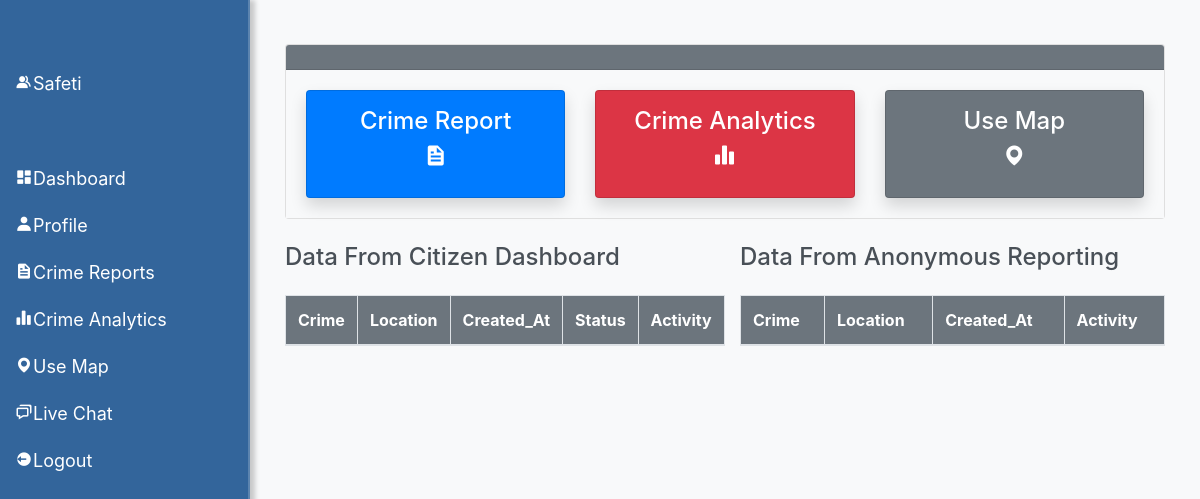
Page /agent/ (signed in) on the earlier database version.
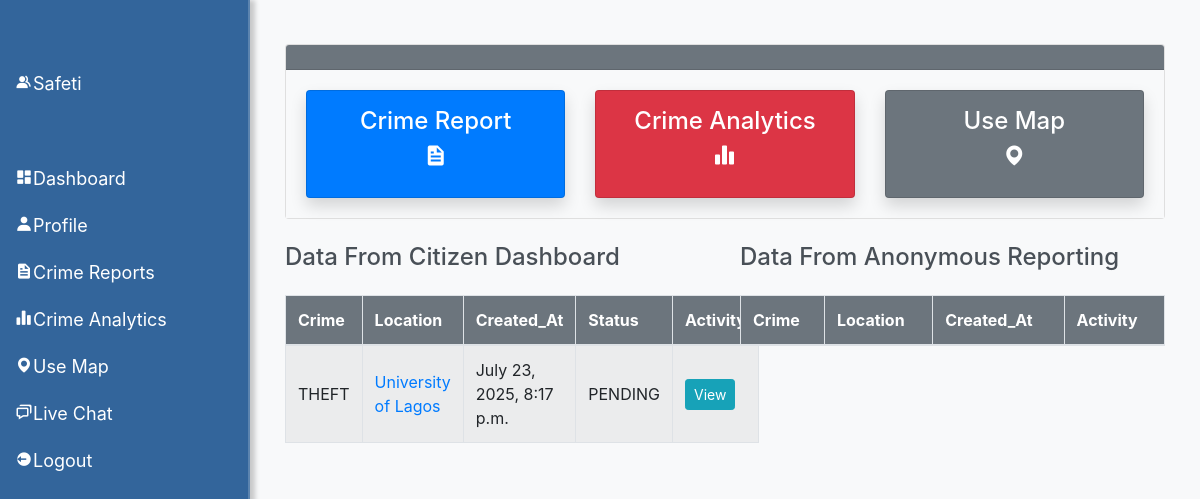
Same page on the later database version.
### dashboard/models.py (models this page shows, shortened)
class CitizenReport(models.Model):
    STATUS_CHOICES = [
        ('PENDING', 'Pending'),
        ('IN_PROGRESS', 'In Progress'),
        ('COMPLETED', 'Completed'),
    ]
    CRIME_CHOICES = [
        ('SELECT_CRIME', 'Select a crime'),  # Placeholder option
        ('THEFT', 'Theft'),
        ('MURDER', 'Murder'),
        ('KIDNAPPING', 'Kidnapping'),
        ('CYBERCRIME', 'Cybercrime'),
        ('BURGLARY', 'Burglary'),
        ('TRAFFICKING', 'Trafficking'),
        ('BANDITRY', 'Banditry'),
        ('MANSLAUGHTER', 'Manslaughter'),
        ('RAPE', 'Rape'),
        ('ROBBERY', 'Robbery'),
        ('EXAM_MALPRACTICE', 'Exam Malpractice'),
        ('ASSAULT', 'Assault'),
        ('FRAUD', 'Fraud'),
        ('VANDALISM', 'Vandalism'),
        ('CHILD ABUSE', 'Child Abuse'),
        ('ARSON', 'Arson'),
        ('CULTISM', 'Cultism'),
        ('OTHERS', 'Others'),
    ]
    DEFAULT_CRIME = 'SELECT_CRIME'  # Set default crime
    DEFAULT_STATUS = 'PENDING'  # Set default status
    user = models.ForeignKey(User, on_delete=models.CASCADE)
    crime = models.CharField(max_length=50, choices=CRIME_CHOICES, default=DEFAULT_CRIME)
    description = models.TextField()
    crime_location = models.CharField(max_length=100)
    image_evidence = models.ImageField(upload_to='crime_reports/')
    created_at = models.DateTimeField(auto_now_add=True)
    status = models.CharField(max_length=20, choices=STATUS_CHOICES, default=DEFAULT_STATUS)

### dashboard/views.py (the view)
# urls.py: path('agent/', views.agent_portal, name='agent-portal'),
@login_required(login_url='index')
def agent_portal(request):
    anonymous = AnonymousReport.objects.all()
    citizen = CitizenReport.objects.all()
    context = {
         'anonymous' : anonymous,
         'citizen' : citizen,
    }
    return render(request, 'agent.html', context)

### templates/agent.html (shortened to what this page needs)
<!DOCTYPE html>
<html lang="en">
<head>
	<link href='https://unpkg.com/boxicons@2.0.9/css/boxicons.min.css' rel='stylesheet'>
    <link rel="stylesheet" href="https://cdn.jsdelivr.net/npm/bootstrap@4.6.0/dist/css/bootstrap.min.css"
>
    <link rel="stylesheet" href="https://use.fontawesome.com/releases/v5.15.2/css/all.css"
>
</head>
<body>
	<div class="sidebar">
        <a href="#" class="navbar-brand text-white mb-5"><i class='bx bxs-group'></i>Safeti</a>
        <a href="#" class="text-decoration-none text-white"><i class='bx bxs-dashboard' ></i>Dashboard</a>
        <a href="#" class="text-decoration-none text-white"><i class='bx bxs-user'></i>Profile</a>
        <a href="{% url 'agent-portal' %}" class="text-decoration-none text-white"><i class='bx bxs-file'></i>Crime Reports</a>
        <a href="{% url 'stats' %}" class="text-decoration-none text-white"><i class='bx bxs-bar-chart-alt-2' ></i>Crime Analytics</a>
        <a href="{% url 'map' %}" class="text-decoration-none text-white"><i class='bx bxs-map'></i>Use Map</a>
    <a href="{% url 'chat' %}" class="text-decoration-none text-white"><i class='bx bx-chat'></i>Live Chat</a>
    <a href="{% url 'logout' %}" class="text-decoration-none text-white"><i class='bx bxs-log-out-circle' ></i>Logout</a>
    </div>
    <div class="content">
        <div class="container">
            <div class="row mt-4">
                <div class="col-md-12">
                    <div class="card">
                        <div class="card-header bg-secondary">
                        </div>
                        <div class="card-body">
                            <div class="row">
                                <div class="col-md-4">
                                    <a href="{% url 'agent-portal' %}" class="text-decoration-none">
                                        <div class="card my-card bg-primary shadow text-white text-center p-3">
                                            <h4>Crime Report </h4><h4><i class='bx bxs-file'></i></h4>
                                        </div>
                                    </a>
                                </div>
                                <div class="col-md-4">
                                    <a href="{% url 'stats' %}" class="text-decoration-none">
                                        <div class="card my-card bg-danger text-white shadow text-center p-3">
                                            <h4>Crime Analytics </h4><h4><i class='bx bxs-bar-chart-alt-2' ></i></h4>
                                        </div>
                                    </a>
                                </div>
                                <div class="col-md-4">
                                    <a href="{% url 'map' %}" class="text-decoration-none">
                                        <div class="card my-card bg-secondary text-white shadow text-center p-3">
                                            <h4>Use Map </h4><h4><i class='bx bxs-map'></i></h4>
                                        </div>
                                    </a>
                                </div>
                            </div>
                        </div>
                    </div>
                </div>
            </div>
        </div>
        <div class="container mt-4">
            <div class="row">
                <div class="col-md-6">
                    <table class="table table-bordered table-striped table-hover">
                        <h4 class="mb-4" style="color: #495057;">Data From Citizen Dashboard</h4>
                        <thead class="bg-secondary text-white">
                            <tr>
                                <th>Crime</th>
                                <th>Location</th>
								<th>Created_At</th>
                                <th>Status</th>
                                <th>Activity</th>
                            </tr>
                        </thead>
                        <tbody>
							{% for report in citizen %}
                            <tr>
                                <td>{{ report.crime }}</td>
                                <td><a href="{% url 'map' %}">{{ report.crime_location }}</a> </td>
								<td>{{ report.created_at }}</td>
                                <td>{{ report.status }}</td>
                                <td>
                                    <a href="{% url 'update_status' report.id %}"><button class="btn btn-info btn-sm">View</button></a>
                                </td>
                            </tr>
							{% endfor %}
                        </tbody>
                    </table>
                </div>
                <div class="col-md-6">
                    <table class="table table-bordered table-striped table-hover">
                        <h4 class="mb-4" style="color: #495057;">Data From Anonymous Reporting</h4>
                        <thead class="bg-secondary text-white">
                            <tr>
                                <th>Crime</th>
                                <th>Location</th>
                                <th>Created_At</th>
                                <th>Activity</th>
                            </tr>
                        </thead>
                    </table>
                </div>
            </div>
        </div>
    </div>
</body>
</html>

### templates/agent.html (style rules this page uses)
body { background-color: #f8f9fa; }
.sidebar { height: 100%; width: 250px; position: fixed; top: 0; left: 0; background: linear-gradient(to right, #33659b, #33659b); padding-top: 60px; z-index: 1000; transition: width 0.5s; box-shadow: 5px 0px 5px rgba(0, 0, 0, 0.2); border-right: 2px solid rgba(255, 255, 255, 0.2); }
.sidebar a { padding: 10px 15px; text-decoration: none; font-size: 18px; color: #333333; display: block; transition: background-color 0.3s; }
.content { margin-left: 250px; padding: 20px; }
.card-header { background-color: #343a40; color: white; }
.card-body { background-color: #f8f9fa; }
.table th, .table td { vertical-align: middle; }
.card { height: 100%; }
.my-card { width: 100%; }

Differences in the rows shown:
added CitizenReport: crime "THEFT", crime_location "University of Lagos", created_at "July 23, 2025, 8:17 p.m.", status "PENDING"
